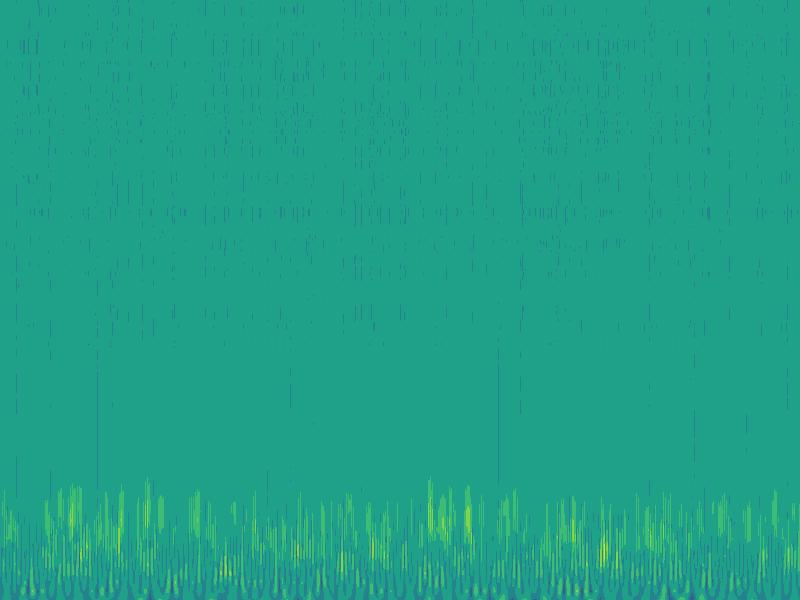
#> input picture code_1/New_Female/0_0_sub.jpg, 800 x 600 px; its folder holds only this picture in this run
$ jupyter execute --allow-errors New_walvet.ipynb
#> lines starting #> are read from the running program, lines starting #| are printed output that depends on the picture
[cell 1]
import mne
import numpy as np
import os

# 设置文件路径
data_folder = "D:/P/EEG_Process_Project/NewDataSet/"
file_names = ["Female1-post.set", "Female2-post.set", "Female3-post.set", "Data1-post.set", "Data2-post.set", "Male1-post.set", "Female7-post.set", "Female8-post.set", "Male2-post.set", "Male4-post.set", "Male5-post.set", "Male6-post.set"]
dataLabel = [0,0,0,1,0,1,0,0,1,1,1,1]
# 用于存储每段 EEG 数据的列表
eeg_data_list = []

# 读取每个文件中的 EEG 数据
#> (the rest of this cell did not finish here and is left out)

[cell 2]
import pywt
import matplotlib.pyplot as plt
import numpy as np
import os

TimeStart = 0                     # start time
TimeEnd = 69                       # end time
sampleRate = 500
samplePointStart=TimeStart*sampleRate
samplePointEnd=TimeEnd*sampleRate
wavename = 'morl'
totalscal = 69    # scale
fc = pywt.central_frequency(wavename) #  central frequency
cparam = 2 * fc * totalscal
scales = cparam/np.arange(1,totalscal+1)
t = np.arange(TimeStart,TimeEnd,1.0/sampleRate)

#> (the rest of this cell did not finish here and is left out)

[cell 3]
from PIL import ImageEnhance
import os
import numpy as np
from PIL import Image

def brightnessEnhancement(root_path,img_name): #亮度增强
    image = Image.open(os.path.join(root_path, img_name))
    enh_bri = ImageEnhance.Brightness(image)
    # brightness = 1.1+0.4*np.random.random()#取值范围1.1-1.5
    brightness = 1.5
    image_brightened = enh_bri.enhance(brightness)
    return image_brightened


def contrastEnhancement(root_path, img_name):  # 对比度增强
#> called with root_path = 'New_Female/', img_name = '0_0_sub.jpg'
    image = Image.open(os.path.join(root_path, img_name))
#> image is the input picture: PIL image 800x600 RGB; mean R, G, B 32.4, 160.3, 136.2
    enh_con = ImageEnhance.Contrast(image)
    # contrast = 1.1+0.4*np.random.random()#取值范围1.1-1.5
    contrast = 1.5
    image_contrasted = enh_con.enhance(contrast)
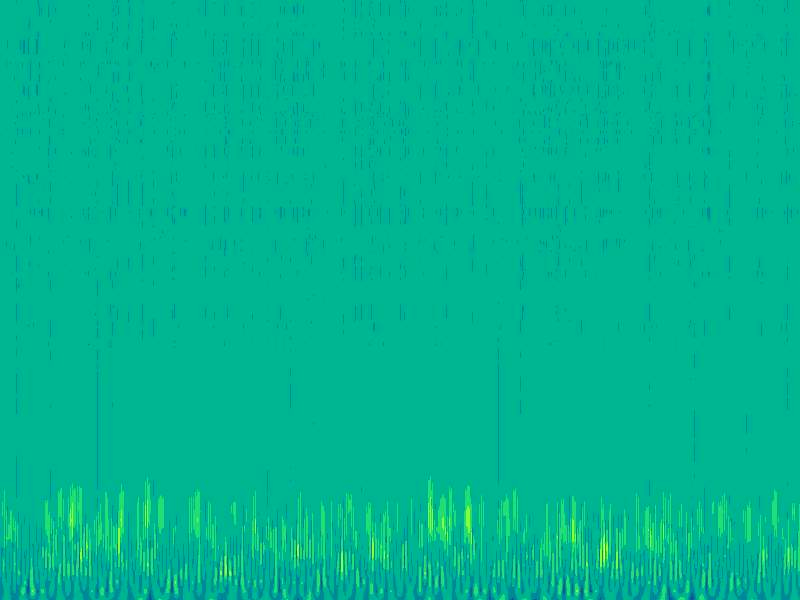
#> image_contrasted: PIL image 800x600 RGB; mean R, G, B 1.3, 180.9, 144.7
    return image_contrasted

def rotation(root_path, img_name):
    img = Image.open(os.path.join(root_path, img_name))
    random_angle = np.random.randint(-2, 2)*90
    if random_angle==0:
        rotation_img = img.rotate(-90) #旋转角度
    else:
        rotation_img = img.rotate( random_angle)  # 旋转角度
    # rotation_img.save(os.path.join(root_path,img_name.split('.')[0] + '_rotation.jpg'))
    return rotation_img

def flip(root_path,img_name):   #翻转图像
#> called with root_path = 'New_Female/', img_name = '0_0_sub.jpg'
    img = Image.open(os.path.join(root_path, img_name))
    filp_img = img.transpose(Image.FLIP_LEFT_RIGHT)
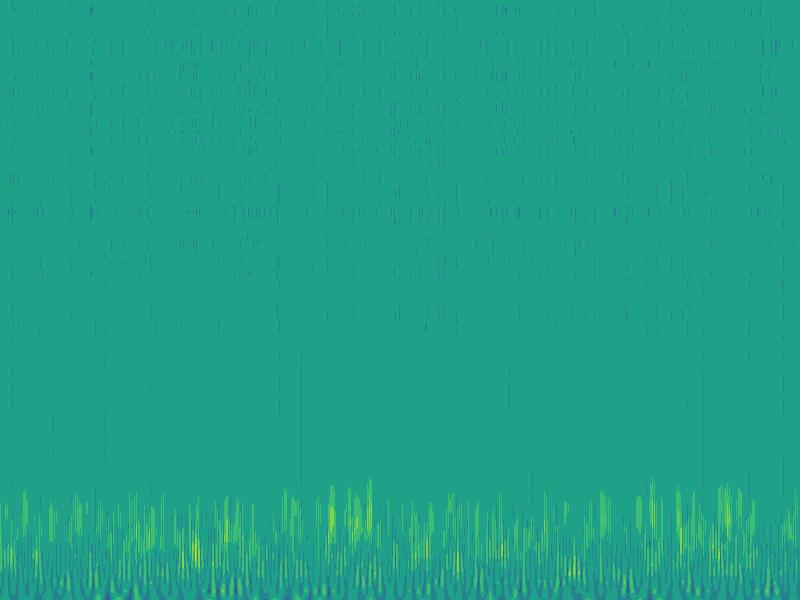
#> filp_img: PIL image 800x600 RGB; mean R, G, B 32.4, 160.3, 136.2
    # filp_img.save(os.path.join(root_path,img_name.split('.')[0] + '_flip.jpg'))
    return filp_img

def createImage(imageDir,saveDir):
    i=0
    for name in os.listdir(imageDir):
        i=i+1
        saveName="cesun"+str(i)+".jpg"
        saveImage=contrastEnhancement(imageDir,name)
        saveImage.save(os.path.join(saveDir,saveName))
        saveName1 = "flip" + str(i) + ".jpg"
        saveImage1 = flip(imageDir,name)
        saveImage1.save(os.path.join(saveDir, saveName1))
#         saveName2 = "brightnessE" + str(i) + ".jpg"
#         saveImage2 = brightnessEnhancement(imageDir, name)
#         saveImage2.save(os.path.join(saveDir, saveName2))
        saveName3 = "rotate" + str(i) + ".jpg"
        saveImage = rotation(imageDir, name)
#> in rotation, `rotation_img = img.rotate( random_angle)`:
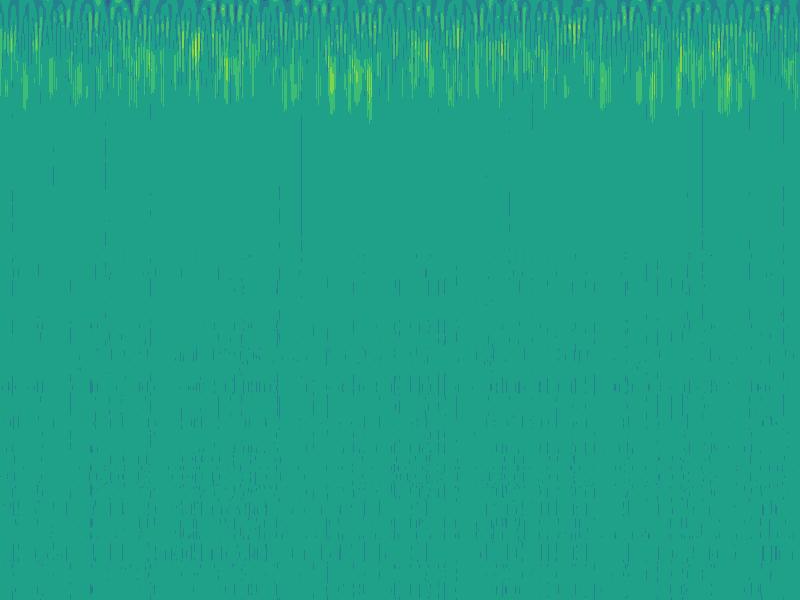
#> rotation_img: PIL image 800x600 RGB; mean R, G, B 32.4, 160.3, 136.2
        saveImage.save(os.path.join(saveDir, saveName3))

[cell 4]
# label 1
imageDir="New_Female/" #要改变的图片的路径文件夹
saveDir="New_Female_aug/"   #数据增强生成图片的路径文件夹
createImage(imageDir,saveDir)

# label 2
imageDir="New_Male/" #要改变的图片的路径文件夹
saveDir="New_Male_aug/"   #数据增强生成图片的路径文件夹
#> (the rest of this cell did not finish here and is left out)

$ run again, on code_1/New_Female/0_4_sub.jpg
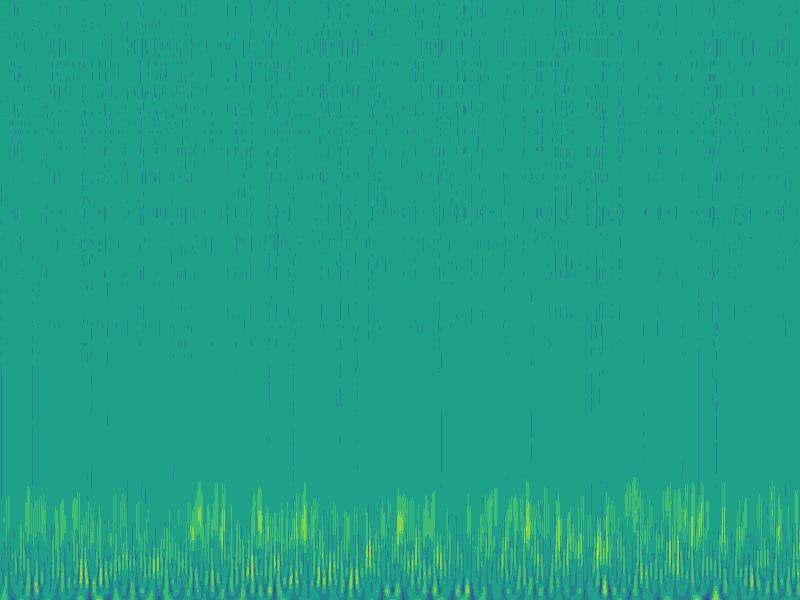
#> input picture code_1/New_Female/0_4_sub.jpg, 800 x 600 px
#> in contrastEnhancement, image is the input picture: PIL image 800x600 RGB; mean R, G, B 33.1, 160.5, 135.8
#> in contrastEnhancement, `image_contrasted = enh_con.enhance(contrast)`:
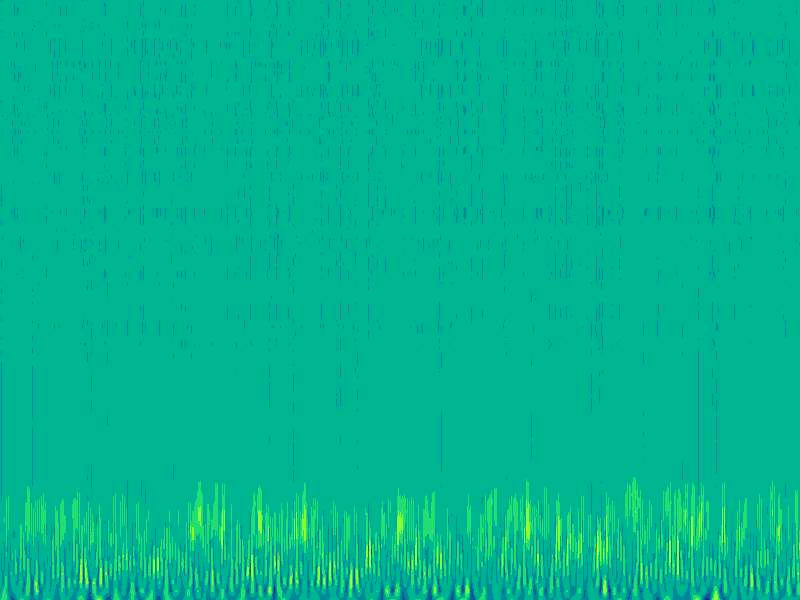
#> image_contrasted: PIL image 800x600 RGB; mean R, G, B 2.1, 181.1, 144.1
#> in rotation, `rotation_img = img.rotate( random_angle)`:
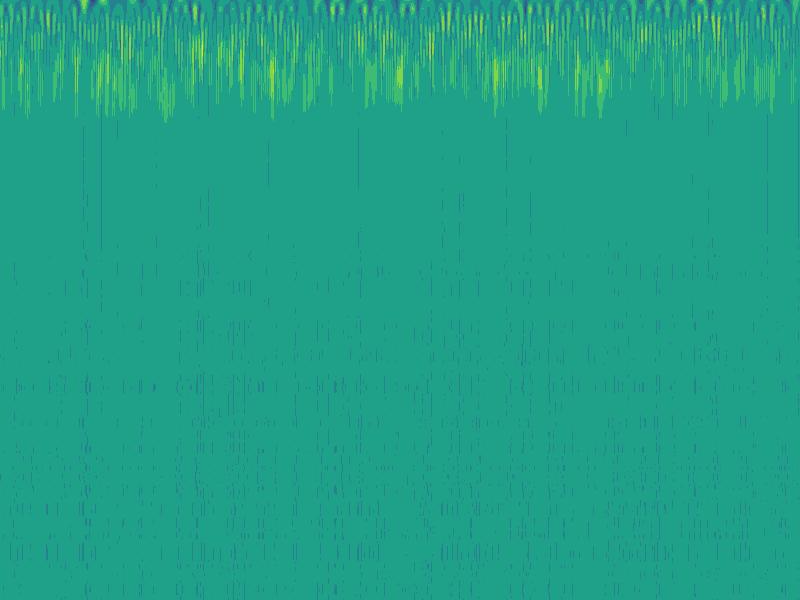
#> rotation_img: PIL image 800x600 RGB; mean R, G, B 33.1, 160.5, 135.8

$ run again, on code_1/New_Female/0_5_sub.jpg
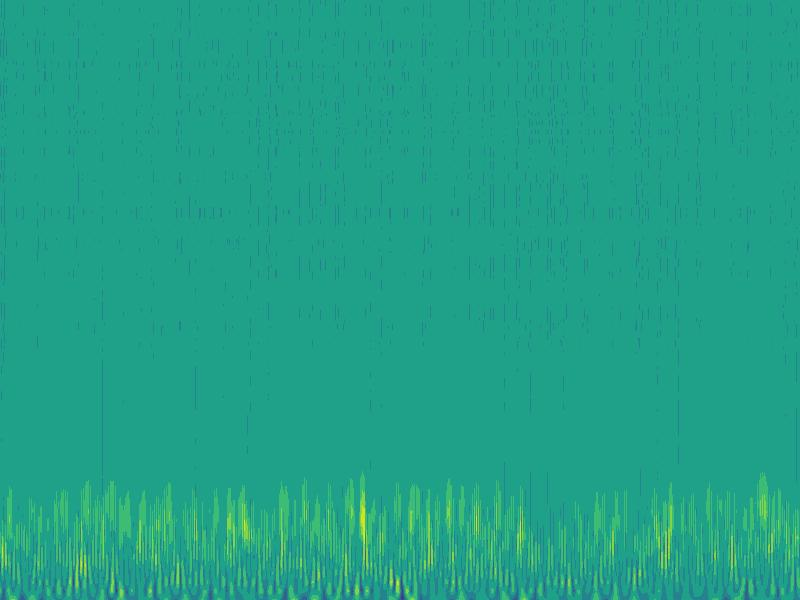
#> input picture code_1/New_Female/0_5_sub.jpg, 800 x 600 px
#> in contrastEnhancement, image is the input picture: PIL image 800x600 RGB; mean R, G, B 33.3, 160.8, 135.6
#> in contrastEnhancement, `image_contrasted = enh_con.enhance(contrast)`:
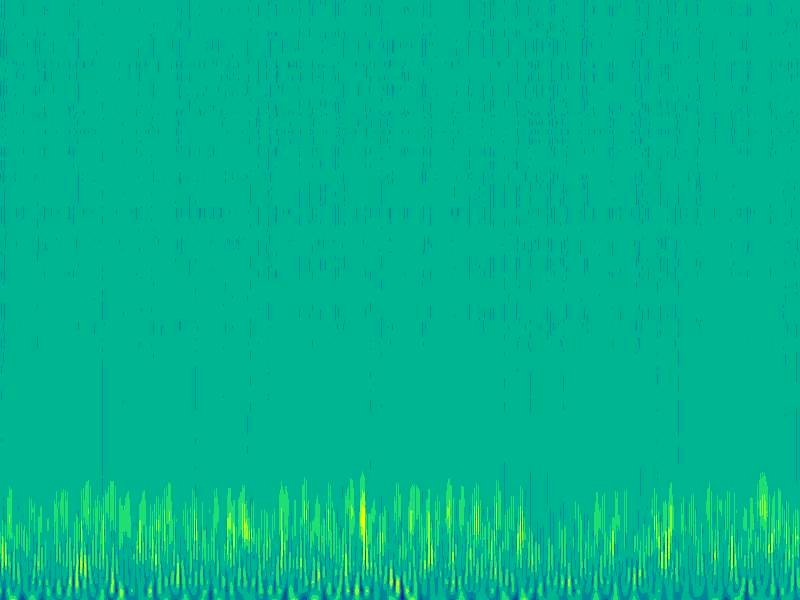
#> image_contrasted: PIL image 800x600 RGB; mean R, G, B 2.3, 180.8, 143.1
#> in rotation, `rotation_img = img.rotate( random_angle)`:
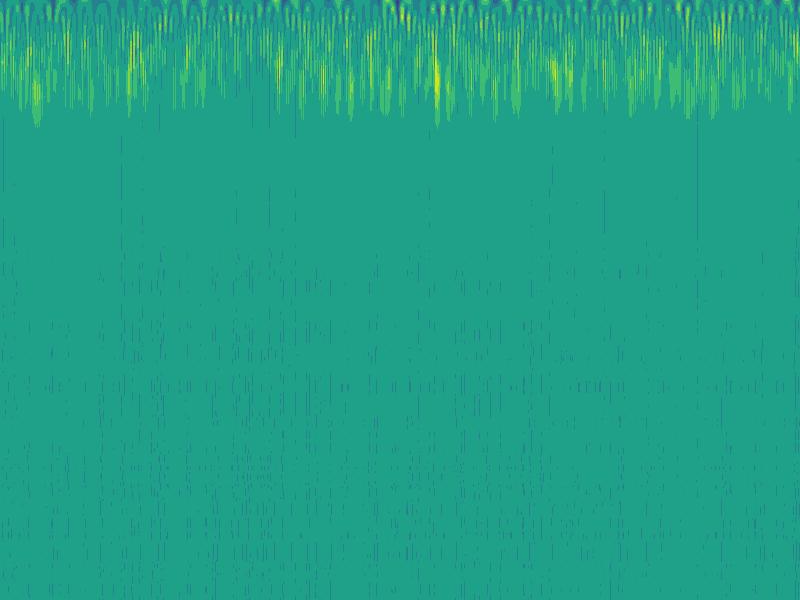
#> rotation_img: PIL image 800x600 RGB; mean R, G, B 33.3, 160.8, 135.6

$ run again, on code_1/New_Female/1_0_sub.jpg
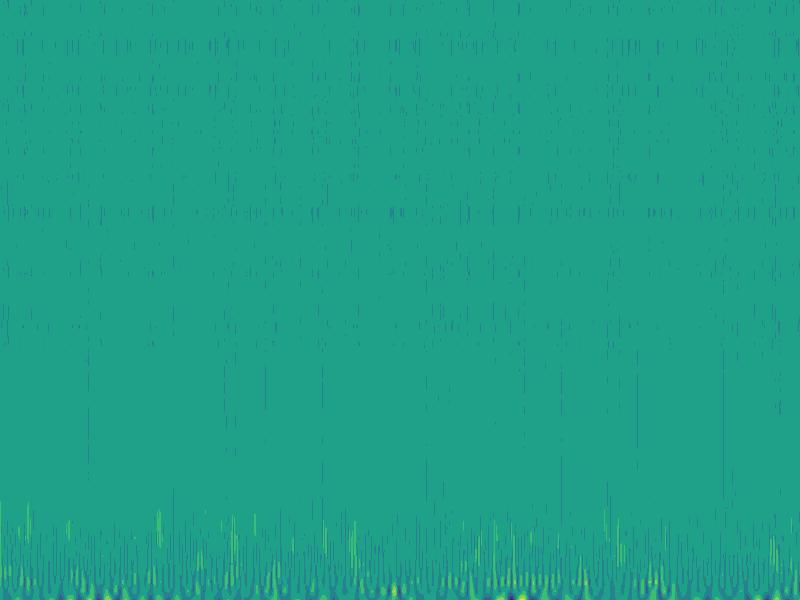
#> input picture code_1/New_Female/1_0_sub.jpg, 800 x 600 px
#> in contrastEnhancement, image is the input picture: PIL image 800x600 RGB; mean R, G, B 31.5, 159.7, 136.8
#> in contrastEnhancement, `image_contrasted = enh_con.enhance(contrast)`:
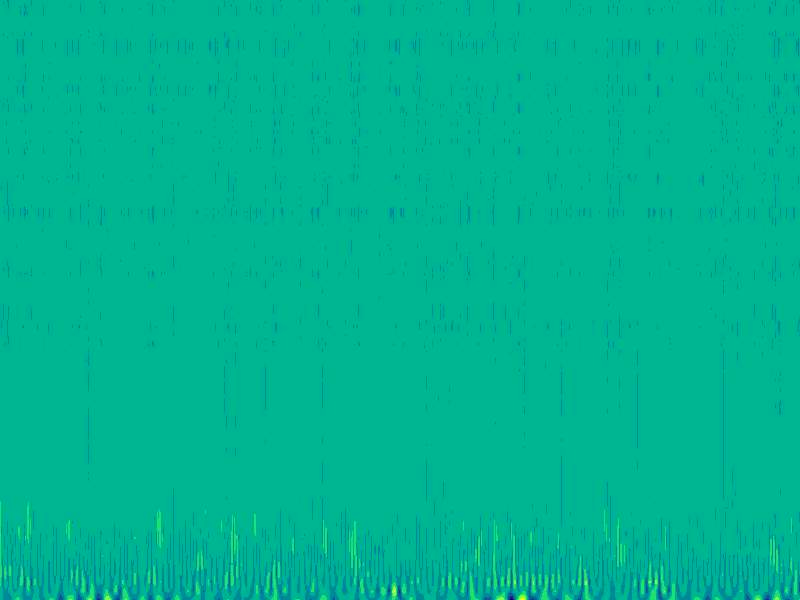
#> image_contrasted: PIL image 800x600 RGB; mean R, G, B 0.4, 179.9, 145.6
#> in rotation, `rotation_img = img.rotate( random_angle)`:
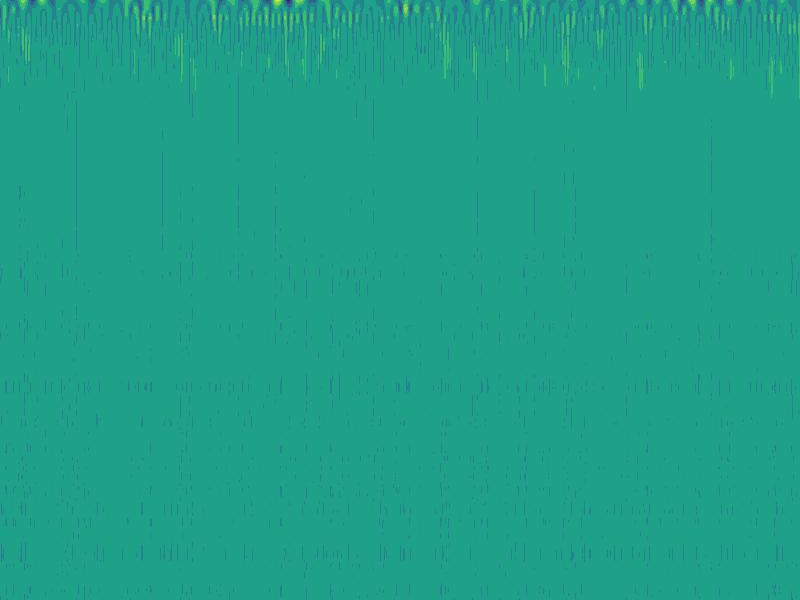
#> rotation_img: PIL image 800x600 RGB; mean R, G, B 31.5, 159.7, 136.8

$ run again, on code_1/New_Female/0_1_sub.jpg
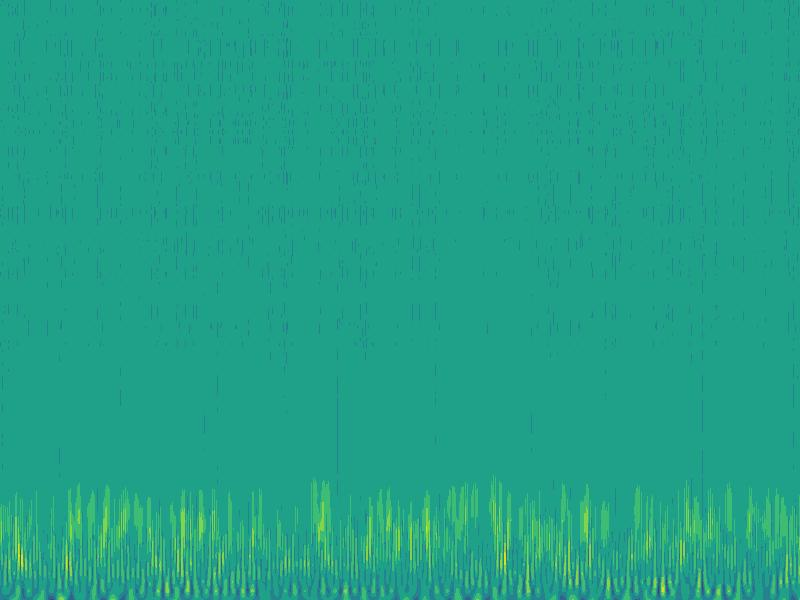
#> input picture code_1/New_Female/0_1_sub.jpg, 800 x 600 px
#> in contrastEnhancement, image is the input picture: PIL image 800x600 RGB; mean R, G, B 33.4, 160.8, 135.6
#> in contrastEnhancement, `image_contrasted = enh_con.enhance(contrast)`:
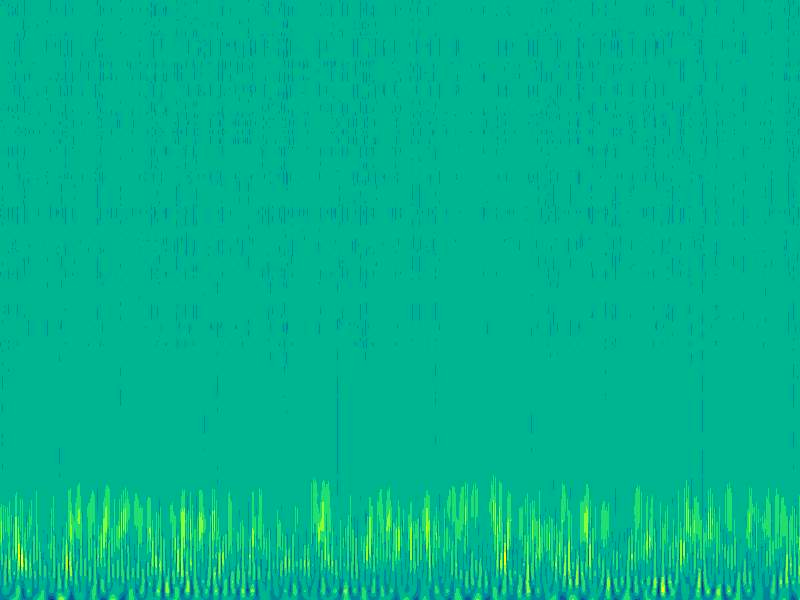
#> image_contrasted: PIL image 800x600 RGB; mean R, G, B 2.5, 180.8, 143
#> in rotation, `rotation_img = img.rotate( random_angle)`:
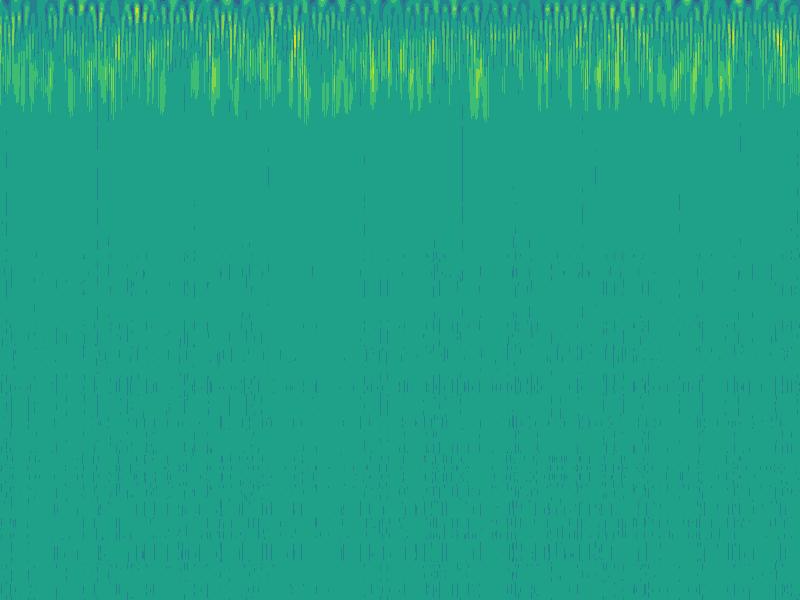
#> rotation_img: PIL image 800x600 RGB; mean R, G, B 33.4, 160.8, 135.6
